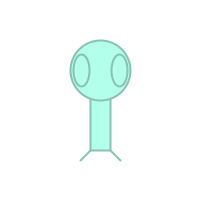
Frame 1 (no input)
Frame 60 (the mouse pressed at the canvas centre just before this capture): identical to frame 1, image omitted
Frame 120 (the mouse held since frame 60 and released just before this capture): identical to frame 1, image omitted

The Processing sketch that drew this single still picture (run headless with seeded random() and noise(); from frame 60 on, the mouse is pressed at the canvas centre):

// Processing sketch: build
// ── build.pde
void setup() {
  size(200,200);
    
}

void draw() {
  background(#ffffff);
  fill(#B2FFEC);
  stroke(#89C1B3);
  strokeWeight(2);
  rectMode(CENTER);
  
  rect(100,100,20,100);
  
  ellipse(100,70,60,60);
  ellipse(81,70,16,32); 
  ellipse(119,70,16,32); 
  
  line(90,150,80,160);
  line(110,150,120,160);
}
